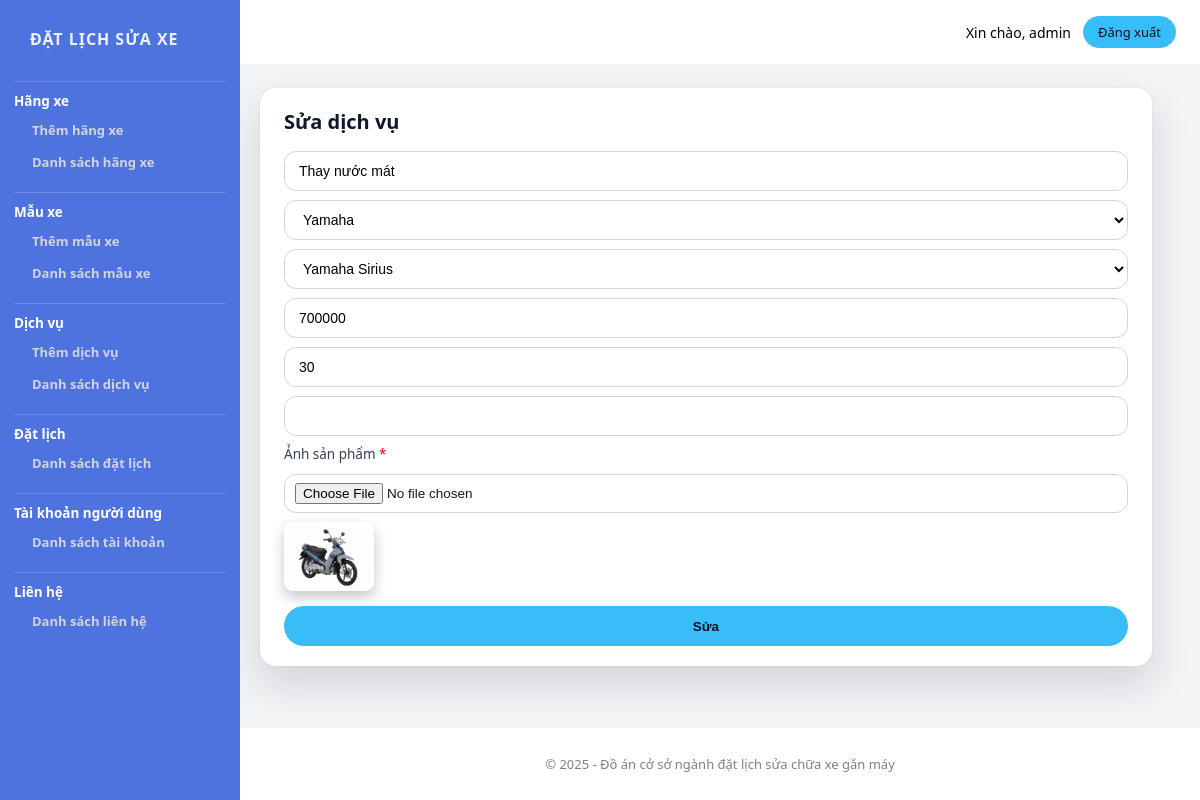
Before: /admin/productEdit.php?product_id=116 (signed in) with the older database file.
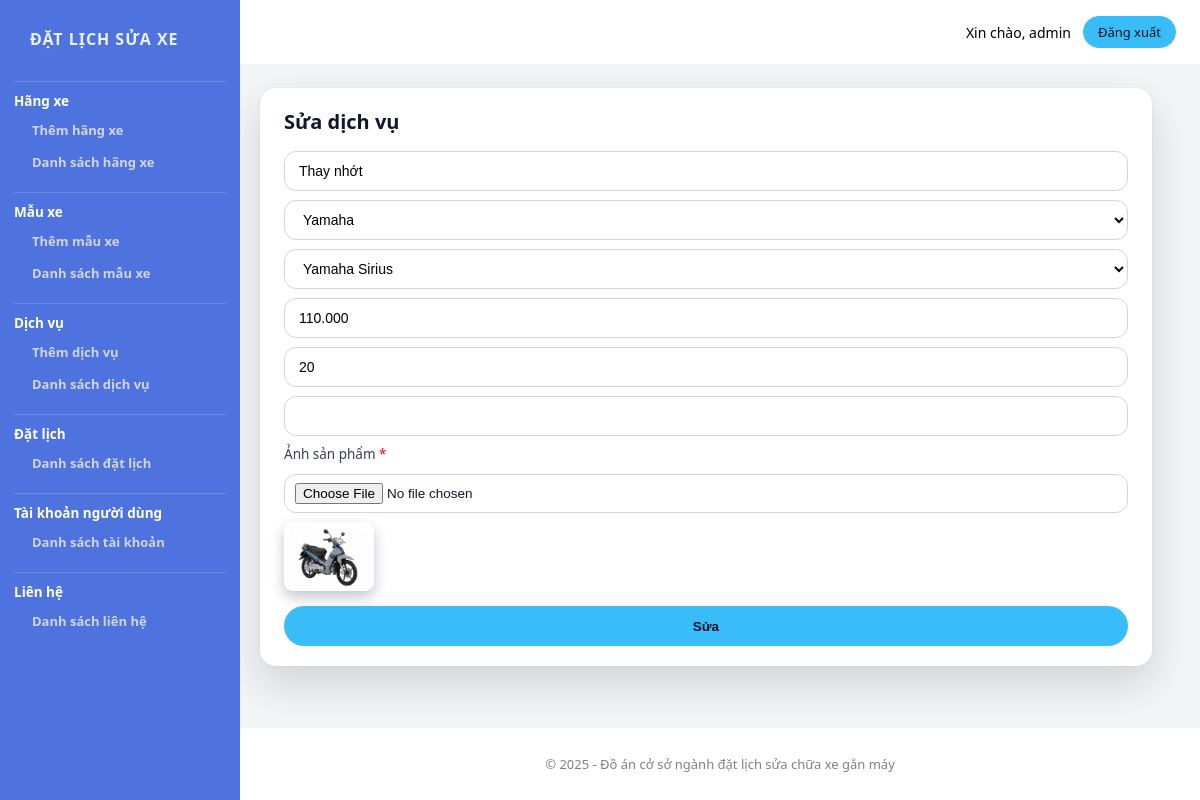
After: the same page with the newer database file.
### tables this page shows
CREATE TABLE `tbl_product` (
  `product_id` int(11) NOT NULL,
  `product_name` varchar(255) NOT NULL,
  `category_id` int(11) NOT NULL,
  `brand_id` int(11) NOT NULL,
  `product_price` varchar(255) NOT NULL,
  `product_time` int(11) NOT NULL,
  `product_vatTu` varchar(255) NOT NULL,
  `product_img` varchar(255) NOT NULL,
  `product_imgad` varchar(255) NOT NULL
);

CREATE TABLE `tbl_category` (
  `category_id` int(11) NOT NULL,
  `category_name` varchar(255) NOT NULL
);

CREATE TABLE `tbl_brand` (
  `brand_id` int(11) NOT NULL,
  `category_id` int(11) NOT NULL,
  `brand_name` varchar(255) NOT NULL
);

### admin/database.php (called while the page is built, shortened)
<?php
class Database
{
    public $host = DB_HOST;
    public $user = DB_USER;
    public $pass = DB_PASS;
    public $dbname = DB_NAME;
    public $link;
    public function connectDB()
    {
        $this->link = new mysqli($this->host, $this->user, $this->pass, $this->dbname);
        $this->link->set_charset("utf8mb4");
        return true;
    }
    public function select($query)
    {
        $result = $this->link->query($query);
        return ($result->num_rows > 0) ? $result : false;
    }
}

### admin/class/product_class.php (called while the page is built, shortened)
<?php
    include "database.php";
?>
<?php
    class product{
        public $db;
        public function __construct()
        {
            $this-> db = new Database();
        }
        public function show_category(){
            $query = "SELECT * FROM tbl_category ORDER BY category_id DESC";
            $result = $this->db->select($query);
            return $result;
        }
        public function show_brand_by_category($category_id) {
            $query = "SELECT * FROM tbl_brand WHERE category_id = '$category_id'";
            return $this->db->select($query);
        }
        public function get_product($product_id){
            $query = "SELECT * FROM tbl_product WHERE product_id = '$product_id'";
            $result = $this->db->select($query);
            return $result;
        }
    }
?>

### admin/productEdit.php (the view, shortened to what this page needs)
<?php
include "header.php";
include "slider.php";
include "class/product_class.php";
?>
<?php
$product = new product;
$product_id = $_GET['product_id'];
$get_product = $product->get_product($product_id);
if ($get_product) {
    $resulta = $get_product->fetch_assoc();
}
?>
<div class="admin-contentRight">
    <div class="admin-contentRight-product_add">
        <h1>Sửa dịch vụ</h1>
        <form action="" method="POST" enctype="multipart/form-data">
            <input name="product_name" require type="text" value="<?php echo $resulta['product_name'] ?>">
            <select name="category_id" id="category_id">
                <?php
                $show_category = $product->show_category();
                if ($show_category) {
                    while ($result = $show_category->fetch_assoc()) {
                ?>
                        <option <?php if ($resulta['category_id'] == $result['category_id']) {
                                    echo "selected";
                                } ?> value="<?php echo $result['category_id'] ?>"><?php echo $result['category_name'] ?></option>
                <?php
                    }
                }
                ?>
            </select>
            <select name="brand_id" id="brand_id">
                <?php
                $category_id = $resulta['category_id'];
                $show_brand = $product->show_brand_by_category($category_id);
                if ($show_brand) {
                    while ($result = $show_brand->fetch_assoc()) {
                ?>
                        <option value="<?php echo $result['brand_id']; ?>"
                            <?php if ($result['brand_id'] == $resulta['brand_id']) {
                                echo "selected";
                            } ?>>
                            <?php echo $result['brand_name']; ?>
                        </option>
                <?php
                    }
                }
                ?>
            </select>
            <input name="product_price" require type="text" value="<?php echo $resulta['product_price'] ?>">
            <input name="product_time" require type="text" value="<?php echo $resulta['product_time'] ?>">
            <input name="product_phuTung" require type="text" value="<?php echo $resulta['product_phuTung'] ?>">
            <label for="">Ảnh sản phẩm <span style="color: red;">*</span></label>
            <input name="product_img" require type="file">
            <img src="<?php echo $resulta['product_imgad'] ?>" alt="">
            <button type="submit">Sửa</button>
        </form>
    </div>
</div>
</section>
<?php
include "footer_admin.php";
?>

Changed rows visible on the page:
changed tbl_product "Yamaha": product_name "Thay nước mát" → "Thay nhớt"; product_price "700000" → "110.000"; product_time "30" → "20"
